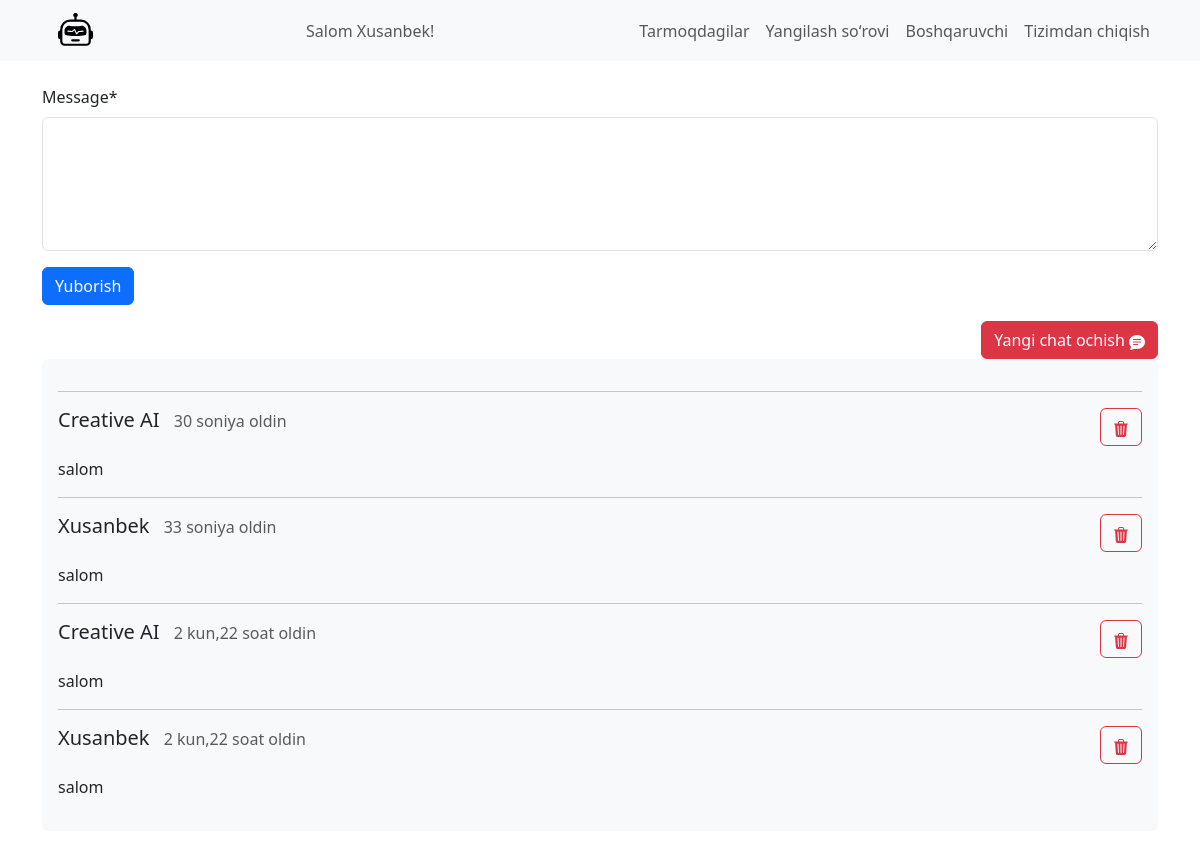
The app's page / (signed in), older data.
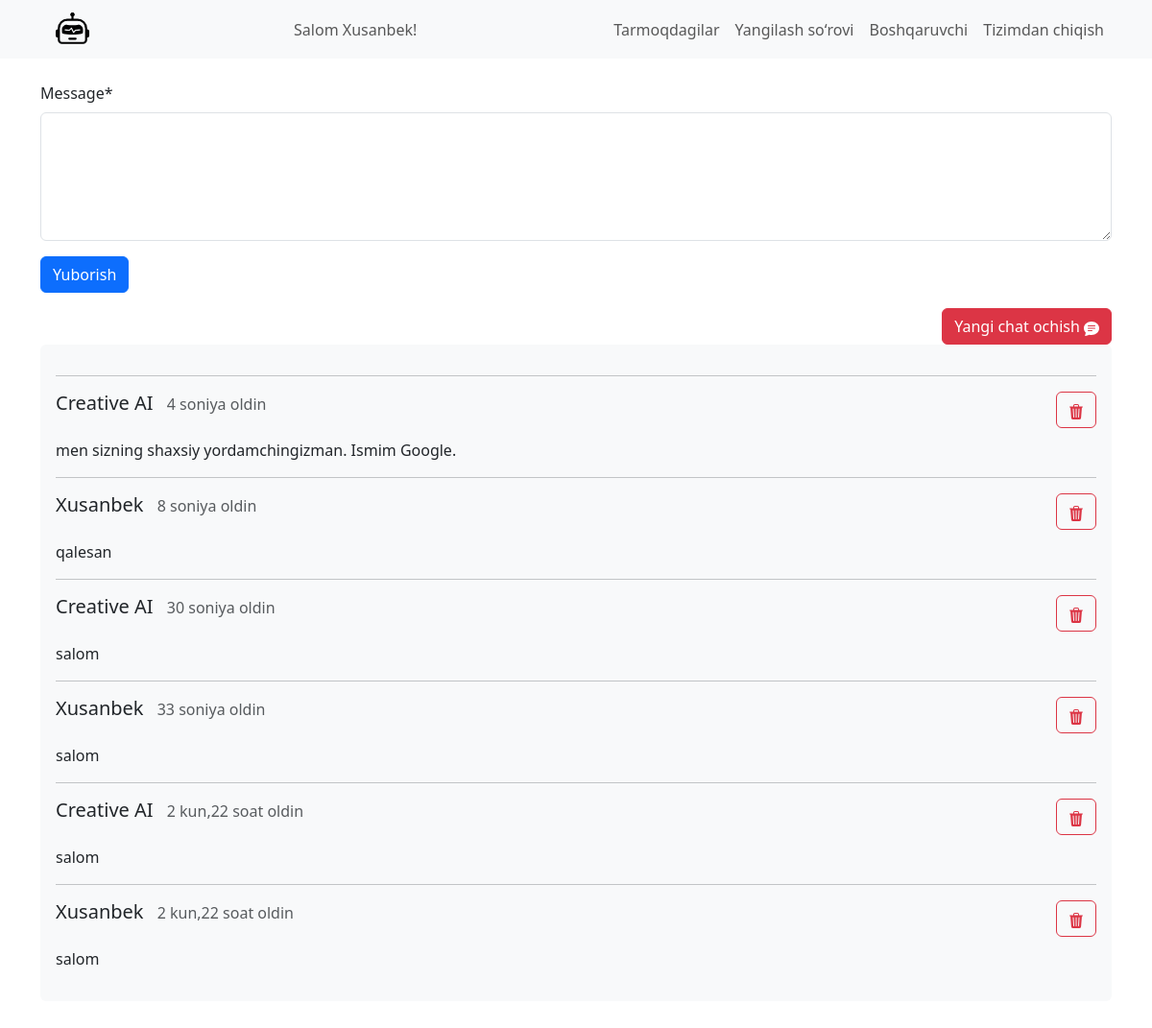
The same page, newer data.
### bot/models.py (models this page shows)
class ChatHistory(models.Model):
    username = models.CharField(max_length=200)
    user = models.CharField(max_length=200)
    message = models.TextField()
    datetime = models.DateTimeField(default=timezone.now)

### bot/views.py (the view)
# urls.py: path('', views.chat_page, name="chat_page"),
@login_required(login_url='bot:login')
def chat_page(request):
    chat_history = ChatHistory.objects.filter(username=request.user.username).order_by('-datetime')
    for row in chat_history:
        md = markdown.Markdown(extensions=["fenced_code", "codehilite"])
        row.message = md.convert(row.message)
    form = send_message()
    data = {'chat_history': chat_history,
            'form': form}
    return render(request, 'bot/chat_page.html', data)

### bot/forms.py
class send_message(forms.Form):
    message = forms.CharField(widget=forms.Textarea(
        attrs={'autocomplete': 'off', 'class': 'form-control', 'rows': '5', 'style': 'resize: vertical;'}))
    def __init__(self, *args, **kwargs):
        super().__init__(*args, **kwargs)
        self.helper = FormHelper(self)
        self.helper.add_input(Submit('submit', 'Yuborish'))
        self.helper.form_method = "post"

### bot/templates/bot/chat_page.html (shortened to what this page needs)
{% extends 'layout.html' %}
{% load static %}
{% load humanize %}
{% block content %}
{% load crispy_forms_tags %}
<form method="POST" action="{% url 'bot:submit_form' %}">
{% crispy form %}
</form>
{% if chat_history %}
    <div class="d-flex justify-content-end">
        <a href="{% url 'bot:clear_chat_history' %}">
            <button type="button" class="btn btn-danger">
                    Yangi chat ochish
            </button>
        </a>
    </div>
    <div id="chat_hist" data-bs-spy="scroll" data-bs-root-margin="0px 0px -40%" data-bs-smooth-scroll="true" class="scrollspy-example bg-body-tertiary p-3 rounded-2" tabindex="0">
        {% for chat in chat_history %}
            <div>
                <hr>
                <h5 id="scrollspyHeading1" style="display: inline-block; margin-right: 10px;">
                    {{chat.user}}
                </h5>
                <span class="card-subtitle mb-2 text-body-secondary" style="display: inline-block;">
                    {{chat.datetime | naturaltime}}
                </span>
                <a href="{% url 'bot:delete_message_from_db' v_id=chat.id %}" style="float: right;">
                    <button type="button" class="btn btn-outline-danger">
                    </button>
                </a>
            </div>
            <p>
                {{chat.message|safe}}
            </p>
        {% endfor %}
    </div>
{% endif %}
{% endblock %}

### bot/templates/layout.html (shortened to what this page needs)
{% load static %}
<!DOCTYPE html>
<html lang="en">
<head>
    <link rel="stylesheet" href="{% static 'bot/css/bootstrap.css' %}">
    <link rel="stylesheet" href="{% static 'bot/css/bootstrap.rtl.css' %}">
    <link rel="stylesheet" href="{% static 'bot/css/bootstrap-grid.css' %}">
    <link rel="stylesheet" href="{% static 'bot/css/bootstrap-grid.rtl.css' %}">
    <link rel="stylesheet" href="{% static 'bot/css/bootstrap-reboot.css' %}">
    <link rel="stylesheet" href="{% static 'bot/css/bootstrap-reboot.rtl.css' %}">
    <link rel="stylesheet" href="{% static 'bot/css/bootstrap-utilities.css' %}">
    <link rel="stylesheet" href="{% static 'bot/css/bootstrap-utilities.rtl.css' %}">
    <link rel="stylesheet" href="{% static 'bot/styles.css' %}">
</head>
<body>
    {% include 'partials/_navbar.html' %}
    <main>
        <div class = "container mt-4">
            {% block content%}
            {% endblock%}
        </div>
    </main>
  {% include 'partials/_footer.html' %}
</body>
</html>

### bot/templates/partials/_navbar.html (shortened to what this page needs)
{% load static %}
<header>
    <div class="navbar navbar-expand-sm navbar-light bg-light">
        <div class="container">
           <a class="navbar-brand" href="{% url 'bot:chat_page' %}">
           </a>
            {% if user.is_authenticated %}
            <ul class = "navbar-nav ml-auto">
                <li>
                    <span class = "nav-link"> Salom {{user.username}}! </span>
                </li>
            </ul>
            {% endif %}
            <ul class = "navbar-nav ml-auto">
                {% if user.is_staff %}
                    <li>
                        <a href="{% url 'bot:online_people' %}" class = "nav-link"> Tarmoqdagilar </a>
                    </li>
                    <li>
                        <a href="{% url 'bot:update_prompt' %}" class = "nav-link"> Yangilash soʻrovi </a>
                    </li>
                    <li>
                        <a href="{% url 'admin:index' %}" class = "nav-link"> Boshqaruvchi </a>
                    </li>
                {% endif %}
                {% if user.is_authenticated %}
                <li>
                    <a href="{% url 'bot:logout' %}" class = "nav-link"> Tizimdan chiqish </a>
                </li>
                {% endif %}
           </ul>
        </div>
    </div>
</header>

### bot/templates/partials/_footer.html (shortened to what this page needs)
<footer>
    <div class = "footer py-3 mt-3">
    </div>
</footer>

Row changes from the older to the newer data that the page shows:
added ChatHistory: user "Creative AI", datetime "4 soniya oldin", message "men sizning shaxsiy yordamchingizman. Ismim Google."
added ChatHistory: user "Xusanbek", datetime "8 soniya oldin", message "qalesan"
